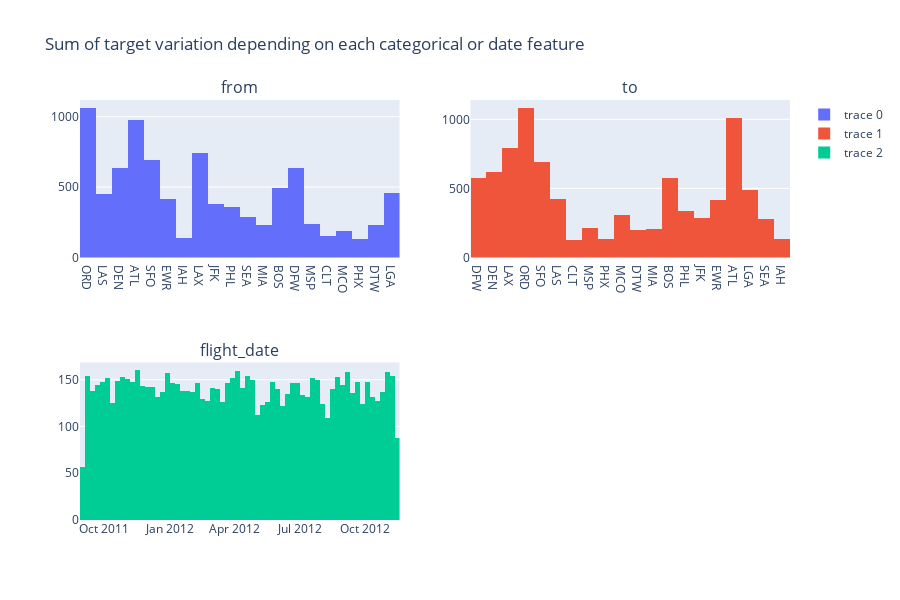

This figure's notebook cell:
### Code cell
rows, cols = 2, 2
fig = make_subplots(
    rows=rows, cols=cols,
    subplot_titles=(cat_features + date_features))

for i in range(rows):
    for j in range(cols):
        try:
            fig.add_trace(go.Histogram(x=train[(cat_features + date_features)[2*i+j]]),
                          row=i+1, col=j+1)
        except:
            pass
fig.update_layout(title_text="Sum of target variation depending on each categorical or date feature",
                  height=600)

fig.show()

### Figure 1 — Plotly figure (JSON) as saved in the notebook; plotly's stock layout.template omitted (floating-point values rounded to 4 significant figures; data arrays with more than 128 entries replaced by an {"elided": "..."} marker saying what was removed)
{"data": [{"type": "histogram", "x": {"elided": "8896 str values"}, "xaxis": "x", "yaxis": "y"}, {"type": "histogram", "x": {"elided": "8896 str values"}, "xaxis": "x2", "yaxis": "y2"}, {"type": "histogram", "x": {"elided": "8896 str values"}, "xaxis": "x3", "yaxis": "y3"}], "layout": {"annotations": [{"font": {"size": 16}, "showarrow": false, "text": "from", "x": 0.225, "xanchor": "center", "xref": "paper", "y": 1, "yanchor": "bottom", "yref": "paper"}, {"font": {"size": 16}, "showarrow": false, "text": "to", "x": 0.775, "xanchor": "center", "xref": "paper", "y": 1, "yanchor": "bottom", "yref": "paper"}, {"font": {"size": 16}, "showarrow": false, "text": "flight_date", "x": 0.225, "xanchor": "center", "xref": "paper", "y": 0.375, "yanchor": "bottom", "yref": "paper"}], "height": 600, "title": {"text": "Sum of target variation depending on each categorical or date feature"}, "xaxis": {"anchor": "y", "domain": [0, 0.45]}, "xaxis2": {"anchor": "y2", "domain": [0.55, 1]}, "xaxis3": {"anchor": "y3", "domain": [0, 0.45]}, "xaxis4": {"anchor": "y4", "domain": [0.55, 1]}, "yaxis": {"anchor": "x", "domain": [0.625, 1]}, "yaxis2": {"anchor": "x2", "domain": [0.625, 1]}, "yaxis3": {"anchor": "x3", "domain": [0, 0.375]}, "yaxis4": {"anchor": "x4", "domain": [0, 0.375]}}}
